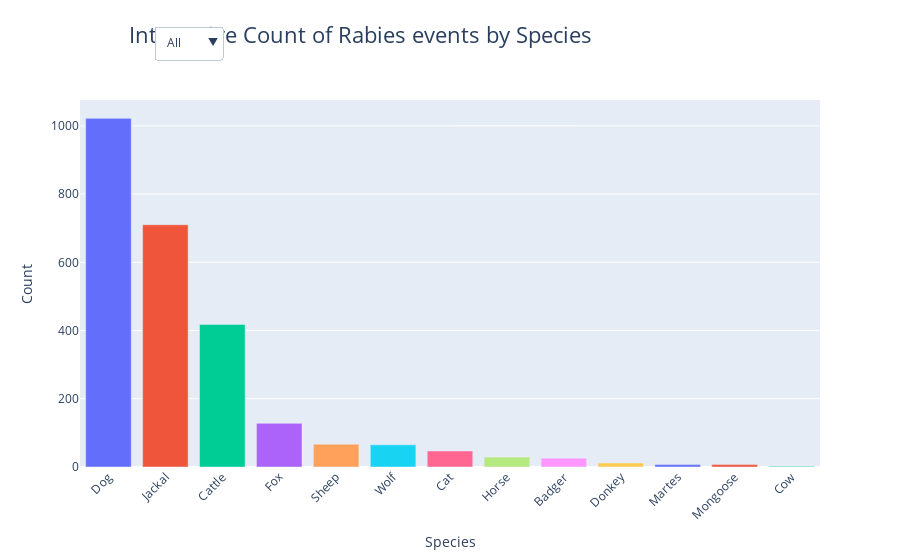

Notebook code cell kept with this figure:
### Markdown cell above
#### Interactive Count of Rabies events by Species - Plotly

### Code cell
## Interactive Count of Rabies events by Species

# Calculate counts for each species
species_counts = df_rabies_raw['SpeciesNameEng'].value_counts().reset_index()
species_counts.columns = ['SpeciesNameEng', 'Count']

# Define the species colors
species_colors = px.colors.qualitative.Plotly
color_map = {species: species_colors[i % len(species_colors)] for i, species in enumerate(species_counts['SpeciesNameEng'])}

# Create a default view that shows all data
default_view = species_counts.copy()

# Create the initial bar chart with all data
fig = go.Figure()

def update_figure(year):
    fig.data = []  # Clear existing traces
    if year == 'All':
        filtered_data = default_view
    else:
        filtered_data = df_rabies_raw[df_rabies_raw['Year'] == year]['SpeciesNameEng'].value_counts().reset_index()
        filtered_data.columns = ['SpeciesNameEng', 'Count']

    fig.add_trace(go.Bar(
        x=filtered_data['SpeciesNameEng'],
        y=filtered_data['Count'],
        marker_color=[color_map[species] for species in filtered_data['SpeciesNameEng']]
    ))

    fig.update_layout(
        title='Interactive Count of Rabies events by Species',
        xaxis_title='Species',
        yaxis_title='Count',
        xaxis_tickangle=-45,
        title_x=0.45,
        title_font=dict(size=22),
        legend_title_text='Species'
    )

update_figure('All')  # Initial plot with all data

# Create a dropdown menu for the year selector
year_options = [{'label': 'All', 'value': 'All'}] + [{'label': str(year), 'value': year} for year in sorted(df_rabies_raw['Year'].unique(), reverse=True)]

def update_trace(year):
    if year == 'All':
        filtered_data = default_view
    else:
        filtered_data = df_rabies_raw[df_rabies_raw['Year'] == year]['SpeciesNameEng'].value_counts().reset_index()
        filtered_data.columns = ['SpeciesNameEng', 'Count']
    
    return dict(x=[filtered_data['SpeciesNameEng']], y=[filtered_data['Count']], marker=dict(color=[color_map[species] for species in filtered_data['SpeciesNameEng']]))

dropdown = go.layout.Updatemenu(
    buttons=[dict(label=option['label'], method='update', args=[update_trace(option['value'])]) for option in year_options],
    direction='down',
    pad={'r': 10, 't': 10},
    showactive=True,
    x=0.1,  
    xanchor='left',
    y=1.23,  
    yanchor='top',
    name='Year selector'
)

# Update the layout to include the year selector on the same line as the title
fig.update_layout(
    updatemenus=[dropdown],
    title={
        'text': 'Interactive Count of Rabies events by Species',
        'x': 0.4,
        'xanchor': 'center',
        'y': 0.95,
        'yanchor': 'top',
    },
)

# Save the interactive plot to an HTML file
html_content = fig.to_html(include_plotlyjs='cdn', full_html=False)
minified_html = htmlmin.minify(html_content, remove_comments=True, reduce_empty_attributes=True)

with open("../assets/plots/interactive_rabies_events_by_species.html", "w") as f:
    f.write(minified_html)

#print("Interactive plot saved as HTML file.")

# Show the interactive plot
fig.show()

# plty.offline.plot(fig, filename = "../assets/plots/interactive_rabies_events_by_species.html")
# Display the figure in Jupyter Book
display(IFrame(src='../assets/plots/interactive_rabies_events_by_species.html', width='100%', height='600px'))

### Figure 1 — Plotly figure (JSON) as saved in the notebook; plotly's stock layout.template omitted (floating-point values rounded to 4 significant figures)
{"data": [{"marker": {"color": ["#636EFA", "#EF553B", "#00CC96", "#AB63FA", "#FFA15A", "#19D3F3", "#FF6692", "#B6E880", "#FF97FF", "#FECB52", "#636EFA", "#EF553B", "#00CC96"]}, "type": "bar", "x": ["Dog", "Jackal", "Cattle", "Fox", "Sheep", "Wolf", "Cat", "Horse", "Badger", "Donkey", "Martes", "Mongoose", "Cow"], "y": [1022, 710, 418, 128, 67, 65, 47, 29, 26, 12, 7, 7, 2]}], "layout": {"legend": {"title": {"text": "Species"}}, "title": {"font": {"size": 22}, "text": "Interactive Count of Rabies events by Species", "x": 0.4, "xanchor": "center", "y": 0.95, "yanchor": "top"}, "updatemenus": [{"buttons": [{"args": [{"marker": {"color": ["#636EFA", "#EF553B", "#00CC96", "#AB63FA", "#FFA15A", "#19D3F3", "#FF6692", "#B6E880", "#FF97FF", "#FECB52", "#636EFA", "#EF553B", "#00CC96"]}, "x": [["Dog", "Jackal", "Cattle", "Fox", "Sheep", "Wolf", "Cat", "Horse", "Badger", "Donkey", "Martes", "Mongoose", "Cow"]], "y": [[1022, 710, 418, 128, 67, 65, 47, 29, 26, 12, 7, 7, 2]]}], "label": "All", "method": "update"}, {"args": [{"marker": {"color": ["#EF553B", "#636EFA", "#00CC96", "#FFA15A", "#FF97FF", "#AB63FA"]}, "x": [["Jackal", "Dog", "Cattle", "Sheep", "Badger", "Fox"]], "y": [[12, 8, 6, 3, 1, 1]]}], "label": "2024", "method": "update"}, {"args": [{"marker": {"color": ["#EF553B", "#636EFA", "#00CC96", "#19D3F3", "#FF97FF"]}, "x": [["Jackal", "Dog", "Cattle", "Wolf", "Badger"]], "y": [[29, 7, 5, 2, 1]]}], "label": "2023", "method": "update"}, {"args": [{"marker": {"color": ["#EF553B", "#636EFA", "#00CC96", "#FF6692"]}, "x": [["Jackal", "Dog", "Cattle", "Cat"]], "y": [[22, 8, 3, 1]]}], "label": "2022", "method": "update"}, {"args": [{"marker": {"color": ["#636EFA", "#EF553B", "#00CC96", "#FFA15A", "#00CC96", "#19D3F3", "#FF97FF"]}, "x": [["Dog", "Jackal", "Cattle", "Sheep", "Cow", "Wolf", "Badger"]], "y": [[42, 20, 8, 4, 2, 2, 2]]}], "label": "2021", "method": "update"}, {"args": [{"marker": {"color": ["#EF553B", "#636EFA", "#00CC96", "#19D3F3"]}, "x": [["Jackal", "Dog", "Cattle", "Wolf"]], "y": [[46, 30, 12, 4]]}], "label": "2020", "method": "update"}, {"args": [{"marker": {"color": ["#636EFA", "#EF553B"]}, "x": [["Dog", "Jackal"]], "y": [[26, 16]]}], "label": "2019", "method": "update"}, {"args": [{"marker": {"color": ["#EF553B", "#00CC96", "#636EFA", "#B6E880", "#FFA15A", "#FF97FF"]}, "x": [["Jackal", "Cattle", "Dog", "Horse", "Sheep", "Badger"]], "y": [[132, 24, 18, 3, 3, 3]]}], "label": "2018", "method": "update"}, {"args": [{"marker": {"color": ["#EF553B", "#00CC96", "#636EFA", "#FF6692", "#FFA15A"]}, "x": [["Jackal", "Cattle", "Dog", "Cat", "Sheep"]], "y": [[165, 53, 35, 8, 4]]}], "label": "2017", "method": "update"}, {"args": [{"marker": {"color": ["#636EFA", "#AB63FA", "#00CC96", "#EF553B", "#B6E880"]}, "x": [["Dog", "Fox", "Cattle", "Jackal", "Horse"]], "y": [[48, 28, 20, 16, 4]]}], "label": "2016", "method": "update"}, {"args": [{"marker": {"color": ["#636EFA", "#00CC96", "#EF553B", "#19D3F3", "#FF97FF", "#AB63FA", "#FF6692"]}, "x": [["Dog", "Cattle", "Jackal", "Wolf", "Badger", "Fox", "Cat"]], "y": [[44, 28, 12, 8, 4, 4, 4]]}], "label": "2015", "method": "update"}, {"args": [{"marker": {"color": ["#19D3F3", "#636EFA", "#EF553B", "#AB63FA", "#FF97FF", "#00CC96"]}, "x": [["Wolf", "Dog", "Jackal", "Fox", "Badger", "Cattle"]], "y": [[20, 14, 10, 9, 5, 5]]}], "label": "2014", "method": "update"}, {"args": [{"marker": {"color": ["#636EFA", "#00CC96", "#EF553B", "#19D3F3", "#B6E880"]}, "x": [["Dog", "Cattle", "Jackal", "Wolf", "Horse"]], "y": [[85, 40, 5, 5, 5]]}], "label": "2013", "method": "update"}, {"args": [{"marker": {"color": ["#636EFA", "#00CC96", "#EF553B", "#AB63FA", "#FFA15A"]}, "x": [["Dog", "Cattle", "Jackal", "Fox", "Sheep"]], "y": [[60, 40, 10, 5, 5]]}], "label": "2012", "method": "update"}, {"args": [{"marker": {"color": ["#636EFA", "#00CC96", "#EF553B", "#FFA15A", "#B6E880", "#FF97FF", "#19D3F3", "#FF6692"]}, "x": [["Dog", "Cattle", "Jackal", "Sheep", "Horse", "Badger", "Wolf", "Cat"]], "y": [[50, 45, 20, 10, 10, 10, 5, 5]]}], "label": "2011", "method": "update"}, {"args": [{"marker": {"color": ["#636EFA", "#EF553B", "#00CC96", "#FFA15A", "#FF6692", "#19D3F3", "#AB63FA"]}, "x": [["Dog", "Jackal", "Cattle", "Sheep", "Cat", "Wolf", "Fox"]], "y": [[136, 71, 52, 24, 17, 12, 6]]}], "label": "2010", "method": "update"}, {"args": [{"marker": {"color": ["#636EFA", "#EF553B", "#00CC96", "#AB63FA", "#FFA15A", "#FF6692", "#FECB52", "#636EFA", "#19D3F3"]}, "x": [["Dog", "Jackal", "Cattle", "Fox", "Sheep", "Cat", "Donkey", "Martes", "Wolf"]], "y": [[292, 110, 63, 26, 14, 12, 12, 7, 7]]}], "label": "2009", "method": "update"}, {"args": [{"marker": {"color": ["#636EFA", "#AB63FA", "#EF553B"]}, "x": [["Dog", "Fox", "Jackal"]], "y": [[28, 14, 7]]}], "label": "2008", "method": "update"}, {"args": [{"marker": {"color": ["#636EFA", "#AB63FA", "#00CC96", "#EF553B", "#EF553B"]}, "x": [["Dog", "Fox", "Cattle", "Mongoose", "Jackal"]], "y": [[56, 28, 7, 7, 7]]}], "label": "2007", "method": "update"}, {"args": [{"marker": {"color": ["#636EFA", "#AB63FA", "#00CC96", "#B6E880"]}, "x": [["Dog", "Fox", "Cattle", "Horse"]], "y": [[35, 7, 7, 7]]}], "label": "2006", "method": "update"}], "direction": "down", "name": "Year selector", "pad": {"r": 10, "t": 10}, "showactive": true, "x": 0.1, "xanchor": "left", "y": 1.23, "yanchor": "top"}], "xaxis": {"tickangle": -45, "title": {"text": "Species"}}, "yaxis": {"title": {"text": "Count"}}}}
